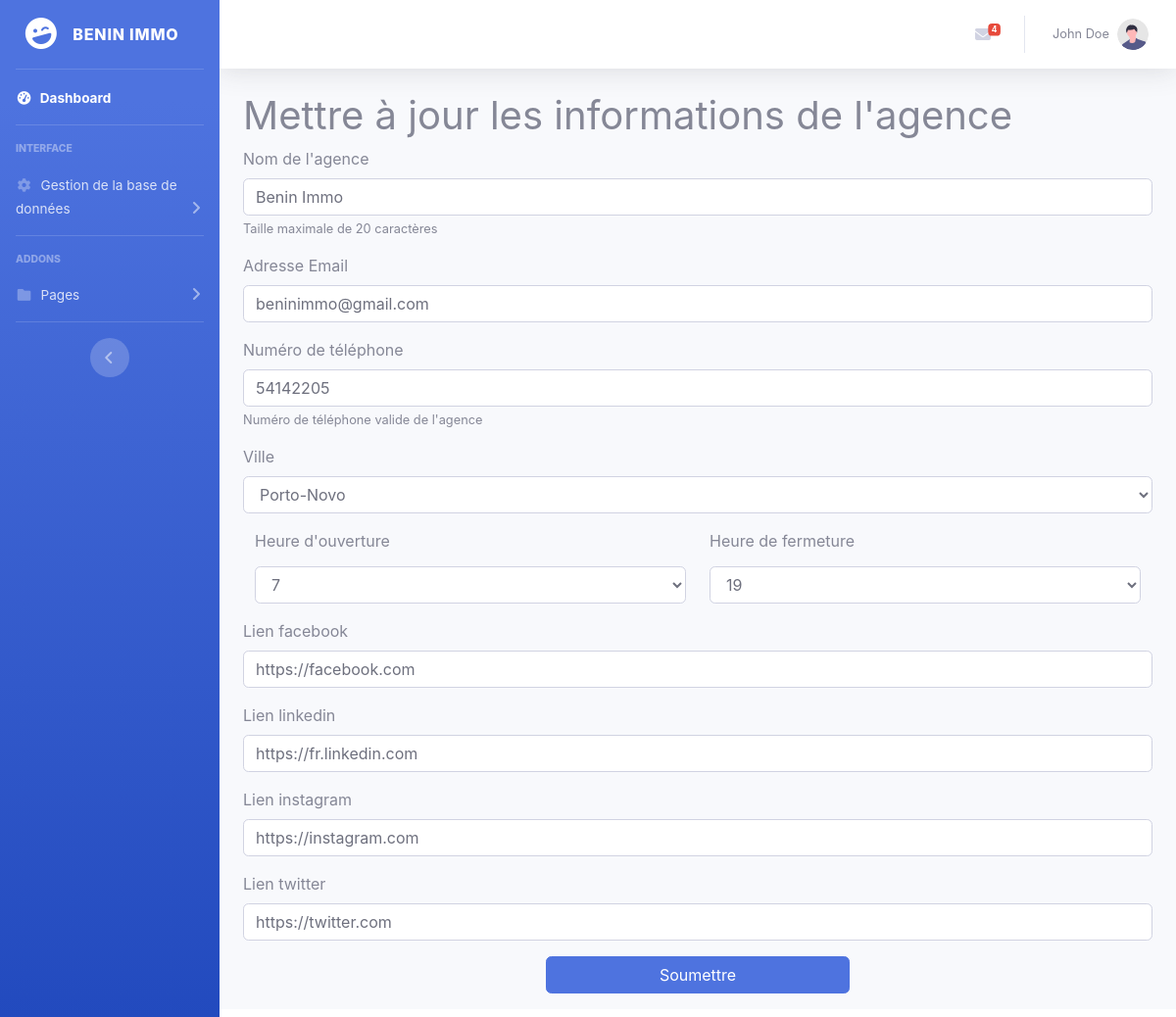
The page /dashboard/agency-infos.php (signed in) on the database its author committed.
### tables this page shows
CREATE TABLE `users` (
  `id` int(11) NOT NULL,
  `brand` varchar(255) NOT NULL,
  `username` varchar(30) NOT NULL,
  `lastName` varchar(30) NOT NULL,
  `u_password` varchar(255) NOT NULL,
  `is_admin` tinyint(1) DEFAULT 0,
  `email` varchar(80) DEFAULT NULL
);

CREATE TABLE `agency_infos` (
  `a_name` varchar(30) NOT NULL,
  `a_email` varchar(80) NOT NULL,
  `a_telephoneNumber` int(11) NOT NULL,
  `a_location` varchar(20) NOT NULL,
  `a_openingTime` int(11) NOT NULL,
  `a_closureHour` int(11) NOT NULL,
  `a_facebook` varchar(80) NOT NULL,
  `a_instagram` varchar(80) NOT NULL,
  `a_linkedin` varchar(80) NOT NULL,
  `a_twitter` varchar(80) NOT NULL
);

### dashboard/agency-infos.php (the view, shortened to what this page needs)
<?php
require 'elements/dashboard-header.php';
$sqlQuery = 'SELECT * FROM `agency_infos`';
$infosStatement = $mysqlConnection->prepare($sqlQuery);
$infosStatement->execute();
$infos = $infosStatement->fetch();
?>
<div class="container-fluid">
  <h1 class="h1">Mettre à jour les informations de l'agence</h1>
  <form action="" method="post">
    <div class="mb-3">
      <label for="name" class="form-label">Nom de l'agence</label>
      <input type="text" class="form-control" name="name" id="name" aria-describedby="helpId" value="<?= $infos['a_name'] ?>">
      <small id="helpId" class="form-text text-muted">Taille maximale de 20 caractères</small>
    </div>
    <div class="mb-3">
      <label for="email" class="form-label">Adresse Email</label>
      <input type="email" class="form-control" name="email" id="email" value="<?= $infos['a_email'] ?>">
    </div>
    <div class="mb-3">
      <label for="telephone" class="form-label">Numéro de téléphone</label>
      <input type="tel" class="form-control" name="telephone" id="telephone" aria-describedby="telhelpId" value="<?= $infos['a_telephoneNumber'] ?>">
      <small id="telhelpId" class="form-text text-muted">Numéro de téléphone valide de l'agence</small>
    </div>
    <div class="mb-3">
      <label for="location" class="form-label">Ville</label>
      <select class="form-control" name="location" id="location">
        <?php foreach (['Dassa', 'Cotonou', 'Abomey-Calavi', 'Ouidah', 'Parakou', 'Porto-Novo', 'Abomey', 'Bohicon', 'Ganvié', 'Natitingou'] as $city) : ?>
          <option value="<?= $city ?>" <?= $city === $infos['a_location'] ? 'selected' : '' ?>><?= $city ?></option>
        <?php endforeach ?>
      </select>
    </div>
    <div class="mx-0 mb-3 d-md-flex d-sm-block justify-content-between gap-2">
      <div class="col-sm-12 col-md-6">
        <label for="opening" class="form-label text-truncate">Heure d'ouverture</label>
        <select class="form-control" name="opening" id="opening">
          <?php for ($i = 0; $i < 24; $i++) : ?>
            <option value="<?= $i ?>" <?= $i == $infos['a_openingTime'] ? 'selected' : '' ?>><?= $i ?></option>
          <?php endfor ?>
        </select>
      </div>
      <div class="col-sm-12 col-md-6">
        <label for="closure" class="form-label text-truncate">Heure de fermeture</label>
        <select class="form-control" name="closure" id="closure">
          <?php for ($i = 0; $i < 24; $i++) : ?>
            <option value="<?= $i ?>" <?= $i == $infos['a_closureHour'] ? 'selected' : '' ?>><?= $i ?></option>
          <?php endfor ?>
        </select>
      </div>
    </div>
    <div class="mb-3">
      <label for="facebook" class="form-label">Lien facebook</label>
      <input type="text" class="form-control" name="facebook" id="facebook" placeholder="https://facebook.com/" value=<?= $infos['a_facebook'] ?? '' ?>>
    </div>
    <div class="mb-3">
      <label for="linkedin" class="form-label">Lien linkedin</label>
      <input type="text" class="form-control" name="linkedin" id="linkedin" placeholder="https://fr.linkedin.com" value=<?= $infos['a_linkedin'] ?? '' ?>>
    </div>
    <div class="mb-3">
      <label for="instagram" class="form-label">Lien instagram</label>
      <input type="text" class="form-control" name="instagram" id="instagram" placeholder="https://www.instagram.com" value=<?= $infos['a_instagram'] ?? '' ?>>
    </div>
    <div class="mb-3">
      <label for="twitter" class="form-label">Lien twitter</label>
      <input type="text" class="form-control" name="twitter" id="twitter" placeholder="https://twitter.com" value=<?= $infos['a_twitter'] ?? '' ?>>
    </div>
    <div class="mb-3">
      <button type="submit" class="btn btn-primary mx-auto d-block col-sm-12 col-md-4">Soumettre</button>
    </div>
  </form>
</div>
<?php require 'elements/dashboard-footer.php'; ?>

### dashboard/elements/dashboard-header.php (shortened to what this page needs)
<?php
require dirname(dirname(__DIR__)) . DIRECTORY_SEPARATOR . 'functions' . DIRECTORY_SEPARATOR . 'connectToDatabase.php';
$sqlQuery = 'SELECT u.username, u.lastName, m.created_at, m.u_message, m.m_subject, m.id
             FROM users u
             INNER JOIN messages m
             ON u.id = m.u_id
             ORDER BY m.id DESC
';
$messagesStatement = $mysqlConnection->prepare($sqlQuery);
$messagesStatement->execute();
$messages = $messagesStatement->fetchAll();
$sqlQuery = 'SELECT `username`, `lastName` FROM `users` WHERE `email` = ?';
$adminStatement = $mysqlConnection->prepare($sqlQuery);
$adminStatement->execute([$_SESSION['email']]);
$admin = $adminStatement->fetch();
?>
<!DOCTYPE html>
<html lang="en">
<head>
    <link href="../css/all.min.css" rel="stylesheet" type="text/css">
    <link href="css/sb-admin-2.min.css" rel="stylesheet">
</head>
<body id="page-top">
    <div id="wrapper">
        <ul class="navbar-nav bg-gradient-primary sidebar sidebar-dark accordion" id="accordionSidebar">
            <a class="sidebar-brand d-flex align-items-center justify-content-center" href="dashboard.php">
                <div class="sidebar-brand-icon rotate-n-15">
                    <i class="fas fa-laugh-wink"></i>
                </div>
                <div class="sidebar-brand-text mx-3">Benin Immo</div>
            </a>
            <hr class="sidebar-divider my-0">
            <li class="nav-item active">
                <a class="nav-link" href="dashboard.php">
                    <i class="fas fa-fw fa-tachometer-alt"></i>
                    <span>Dashboard</span></a>
            </li>
            <hr class="sidebar-divider">
            <div class="sidebar-heading">
                Interface
            </div>
            <li class="nav-item">
                <a class="nav-link collapsed" href="#" data-toggle="collapse" data-target="#collapseTwo" aria-expanded="true" aria-controls="collapseTwo">
                    <i class="fas fa-fw fa-cog"></i>
                    <span>Gestion de la base de données</span>
                </a>
            </li>
            <hr class="sidebar-divider">
            <div class="sidebar-heading">
                Addons
            </div>
            <li class="nav-item">
                <a class="nav-link collapsed" href="#" data-toggle="collapse" data-target="#collapsePages" aria-expanded="true" aria-controls="collapsePages">
                    <i class="fas fa-fw fa-folder"></i>
                    <span>Pages</span>
                </a>
            </li>
            <hr class="sidebar-divider d-none d-md-block">
            <div class="text-center d-none d-md-inline">
                <button class="rounded-circle border-0" id="sidebarToggle"></button>
            </div>
        </ul>
        <div id="content-wrapper" class="d-flex flex-column mb-2">
            <div id="content">
                <nav class="navbar navbar-expand navbar-light bg-white topbar mb-4 static-top shadow">
                    <ul class="navbar-nav ml-auto">
                        <li class="nav-item dropdown no-arrow mx-1">
                            <a class="nav-link dropdown-toggle" href="#" id="messagesDropdown" role="button" data-toggle="dropdown" aria-haspopup="true" aria-expanded="false">
                                <i class="fas fa-envelope fa-fw"></i>
                                <span class="badge badge-danger badge-counter"><?= count($messages) ?></span>
                            </a>
                        </li>
                        <li class="nav-item dropdown no-arrow">
                            <a class="nav-link dropdown-toggle" href="#" id="userDropdown" role="button" data-toggle="dropdown" aria-haspopup="true" aria-expanded="false">
                                <span class="mr-2 d-none d-lg-inline text-gray-600 small"><?= $admin['username'] . ' ' . $admin['lastName'] ?></span>
                                <img class="img-profile rounded-circle" src="img/undraw_profile.svg">
                            </a>
                        </li>
                    </ul>
                </nav>

### rows shown on the page
users: username "John", lastName "Doe"
agency_infos: name "Benin Immo", email "beninimmo@gmail.com", telephone "54142205", location "Porto-Novo", opening "7", closure "19", facebook "https://facebook.com", linkedin "https://fr.linkedin.com", instagram "https://instagram.com", twitter "https://twitter.com"

### other values the page prints
count($messages) "4"
